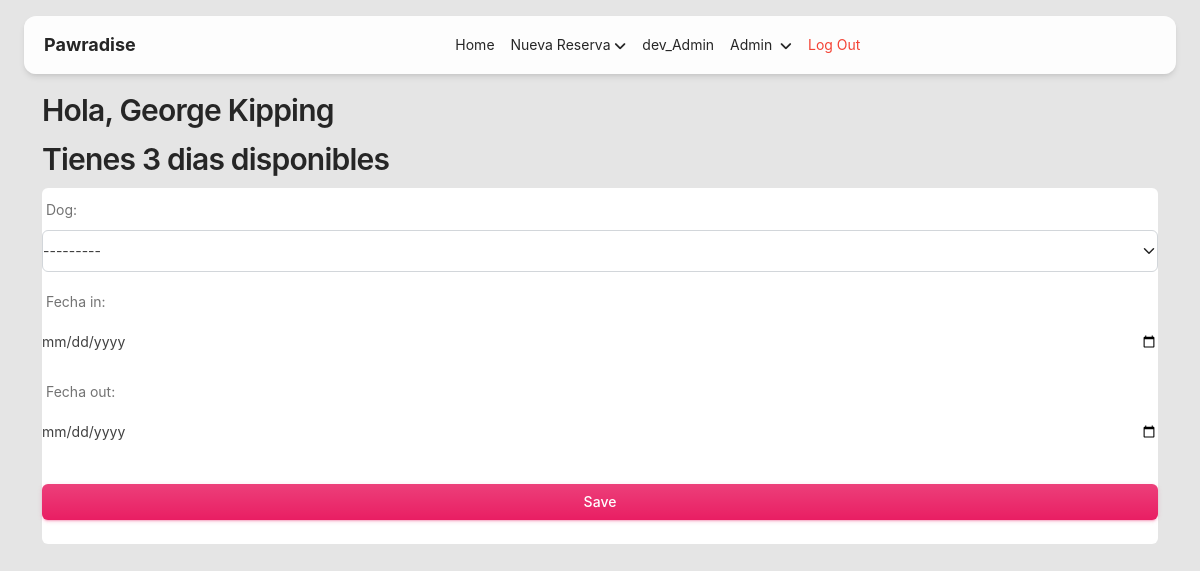
The app's page /hotel (signed in), older data.
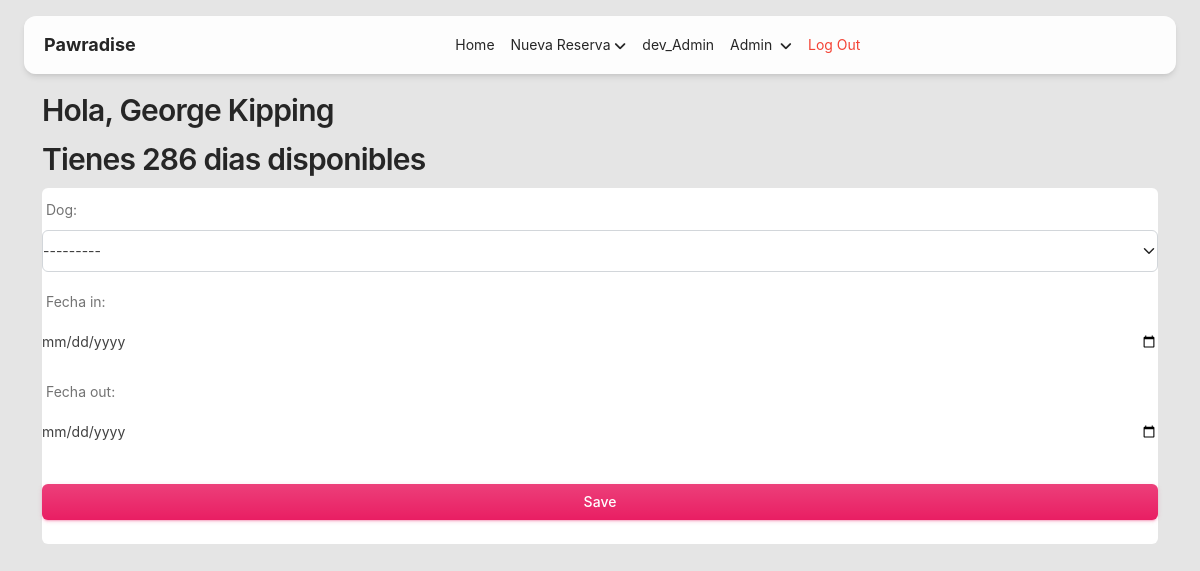
The same page, newer data.
### main/models.py (models this page shows, shortened)
class User(AbstractUser):
    nombre = models.CharField(max_length=250)
    apellido = models.CharField(max_length=250,default='None')
    telefono = models.CharField(blank=False,max_length=25,default='9999-9999')
    email = models.EmailField(unique=True,max_length=250)
    rewards = models.IntegerField(null=False,default=0)
    available_days = models.IntegerField(null=False,default=0)
    balance = models.DecimalField(null=True,max_digits=6,decimal_places=2)
    username = models.CharField(max_length=150,blank=True)
    USERNAME_FIELD = 'email'
    REQUIRED_FIELDS = []

### main/views.py (the view, shortened to what this page needs)
# urls.py: path('hotel',views.booking_hotel,name='booking_hotel'),
@login_required(login_url='login')
def booking_hotel(request):
    form_h = Hotel_ReserveForm(request.user)
    user = request.user
    user_dogs = Dogs.objects.filter(propietario__exact=request.user)
    context = {
        'form_h': form_h,
        'user':user,
        'user_dogs':user_dogs,
    }
    return render(request,'main/booking_hotel.html',context)

### main/forms.py
class Hotel_ReserveForm(ModelForm):
    dog = ModelChoiceField(widget=forms.Select(attrs={'class':'form-select'}),queryset=None)
    fecha_in = forms.DateField(widget=forms.DateInput(attrs={'type':'date','class':'form-control','id':'checkin'}))
    fecha_out = forms.DateField(widget=forms.DateInput(attrs={'type':'date','class':'form-control','id':'checkout'}))
    class Meta:
        model = Reserves_Hotel
        fields = '__all__'
        exclude = ['propietario','is_checked_in']
    def __init__(self, user, *args, **kwargs):
        super(Hotel_ReserveForm, self).__init__(*args, **kwargs)
        self.fields['dog'].queryset = Dogs.objects.filter(propietario=user)

### main/models.py (called while the page is built)
    def __str__(self):
        return self.nombre

### main/templates/main/booking_hotel.html (shortened to what this page needs)
{% extends 'index.html' %}
{% block content %}
{% load static %}
<div class="container">
<h3>Hola, {{user.nombre}} {{user.apellido}} </h3>
<h3> Tienes {{user.available_days}} dias disponibles</h3>
<form method="POST" action="">
    <div class="form-control">
    {{form_h.as_p}}
    <input type="submit" class="btn btn-primary bg-gradient container text-center my-3" name="Submit" value="Save"/>
          </div>
      </form>
</div>
{% endblock %}

Row changes from the older to the newer data that the page shows:
changed User "George": available_days "3" → "286"
